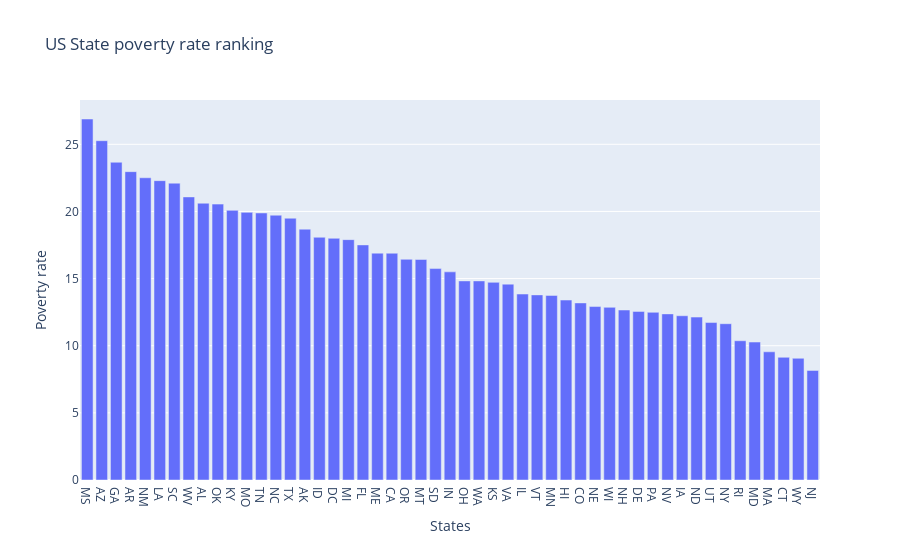

Write notebook code for a chart like this one.
### Code cell
import plotly.express as px
fig1 = px.bar(x=state_pov_rate['Geographic Area'], y=state_pov_rate['poverty_rate'] , title='US State poverty rate ranking')
fig1.update_layout(xaxis_title='States', yaxis_title='Poverty rate')

### Figure 1 — Plotly figure (JSON) as saved in the notebook; plotly's stock layout.template omitted (floating-point values rounded to 4 significant figures)
{"data": [{"hovertemplate": "x=%{x}<br>y=%{y}<extra></extra>", "legendgroup": "", "marker": {"color": "#636efa", "pattern": {"shape": ""}}, "name": "", "orientation": "v", "showlegend": false, "textposition": "auto", "type": "bar", "x": ["MS", "AZ", "GA", "AR", "NM", "LA", "SC", "WV", "AL", "OK", "KY", "MO", "TN", "NC", "TX", "AK", "ID", "DC", "MI", "FL", "ME", "CA", "OR", "MT", "SD", "IN", "OH", "WA", "KS", "VA", "IL", "VT", "MN", "HI", "CO", "NE", "WI", "NH", "DE", "PA", "NV", "IA", "ND", "UT", "NY", "RI", "MD", "MA", "CT", "WY", "NJ"], "xaxis": "x", "y": [26.88, 25.27, 23.66, 22.96, 22.51, 22.29, 22.11, 21.08, 20.61, 20.55, 20.08, 19.93, 19.89, 19.72, 19.5, 18.68, 18.08, 18.0, 17.9, 17.51, 16.89, 16.89, 16.44, 16.42, 15.75, 15.5, 14.83, 14.83, 14.72, 14.59, 13.85, 13.79, 13.75, 13.4, 13.19, 12.92, 12.86, 12.66, 12.56, 12.49, 12.37, 12.23, 12.13, 11.72, 11.64, 10.37, 10.27, 9.546, 9.137, 9.064, 8.161], "yaxis": "y"}], "layout": {"barmode": "relative", "legend": {"tracegroupgap": 0}, "title": {"text": "US State poverty rate ranking"}, "xaxis": {"anchor": "y", "domain": [0, 1], "title": {"text": "States"}}, "yaxis": {"anchor": "x", "domain": [0, 1], "title": {"text": "Poverty rate"}}}}
